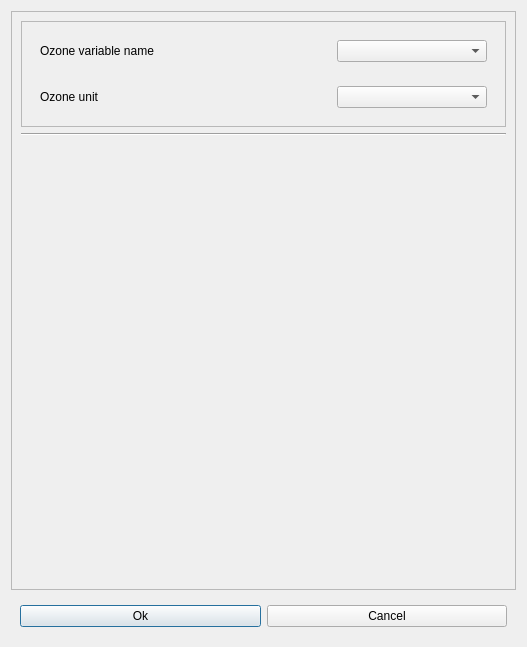
<?xml version="1.0" encoding="UTF-8"?>
<ui version="4.0">
 <class>Settings</class>
 <widget class="QDialog" name="Settings">
  <property name="geometry">
   <rect>
    <x>0</x>
    <y>0</y>
    <width>527</width>
    <height>647</height>
   </rect>
  </property>
  <property name="windowTitle">
   <string>Dialog</string>
  </property>
  <layout class="QVBoxLayout" name="verticalLayout">
   <item>
    <widget class="QFrame" name="frame">
     <property name="frameShape">
      <enum>QFrame::StyledPanel</enum>
     </property>
     <property name="frameShadow">
      <enum>QFrame::Raised</enum>
     </property>
     <layout class="QVBoxLayout" name="verticalLayout_4">
      <item>
       <widget class="QFrame" name="frame_2">
        <property name="frameShape">
         <enum>QFrame::StyledPanel</enum>
        </property>
        <property name="frameShadow">
         <enum>QFrame::Raised</enum>
        </property>
        <layout class="QVBoxLayout" name="verticalLayout_2">
         <item>
          <widget class="QWidget" name="widget_10" native="true">
           <layout class="QHBoxLayout" name="horizontalLayout_10">
            <item>
             <widget class="QLabel" name="label_9">
              <property name="text">
               <string>Ozone variable name</string>
              </property>
             </widget>
            </item>
            <item>
             <spacer name="horizontalSpacer_9">
              <property name="orientation">
               <enum>Qt::Horizontal</enum>
              </property>
              <property name="sizeHint" stdset="0">
               <size>
                <width>40</width>
                <height>20</height>
               </size>
              </property>
             </spacer>
            </item>
            <item>
             <widget class="QComboBox" name="o3_var_combo">
              <property name="minimumSize">
               <size>
                <width>150</width>
                <height>0</height>
               </size>
              </property>
             </widget>
            </item>
           </layout>
          </widget>
         </item>
         <item>
          <widget class="QWidget" name="widget_7" native="true">
           <layout class="QHBoxLayout" name="horizontalLayout_7">
            <item>
             <widget class="QLabel" name="label_10">
              <property name="text">
               <string>Ozone unit</string>
              </property>
             </widget>
            </item>
            <item>
             <spacer name="horizontalSpacer_10">
              <property name="orientation">
               <enum>Qt::Horizontal</enum>
              </property>
              <property name="sizeHint" stdset="0">
               <size>
                <width>8</width>
                <height>20</height>
               </size>
              </property>
             </spacer>
            </item>
            <item>
             <widget class="QComboBox" name="o3_unit_combo">
              <property name="minimumSize">
               <size>
                <width>150</width>
                <height>0</height>
               </size>
              </property>
             </widget>
            </item>
           </layout>
          </widget>
         </item>
        </layout>
       </widget>
      </item>
      <item>
       <widget class="Line" name="line">
        <property name="orientation">
         <enum>Qt::Horizontal</enum>
        </property>
       </widget>
      </item>
      <item>
       <widget class="QWidget" name="variable_widget" native="true">
        <layout class="QVBoxLayout" name="verticalLayout_3">
         <property name="leftMargin">
          <number>0</number>
         </property>
         <property name="topMargin">
          <number>0</number>
         </property>
         <property name="rightMargin">
          <number>0</number>
         </property>
         <property name="bottomMargin">
          <number>0</number>
         </property>
        </layout>
       </widget>
      </item>
      <item>
       <spacer name="verticalSpacer">
        <property name="orientation">
         <enum>Qt::Vertical</enum>
        </property>
        <property name="sizeHint" stdset="0">
         <size>
          <width>20</width>
          <height>1</height>
         </size>
        </property>
       </spacer>
      </item>
     </layout>
    </widget>
   </item>
   <item>
    <widget class="QWidget" name="widget" native="true">
     <property name="sizePolicy">
      <sizepolicy hsizetype="Preferred" vsizetype="Maximum">
       <horstretch>0</horstretch>
       <verstretch>0</verstretch>
      </sizepolicy>
     </property>
     <layout class="QHBoxLayout" name="horizontalLayout">
      <item>
       <widget class="QPushButton" name="bttn_ok">
        <property name="text">
         <string>Ok</string>
        </property>
       </widget>
      </item>
      <item>
       <widget class="QPushButton" name="bttn_cancel">
        <property name="text">
         <string>Cancel</string>
        </property>
       </widget>
      </item>
     </layout>
    </widget>
   </item>
  </layout>
 </widget>
 <resources/>
 <connections/>
</ui>
